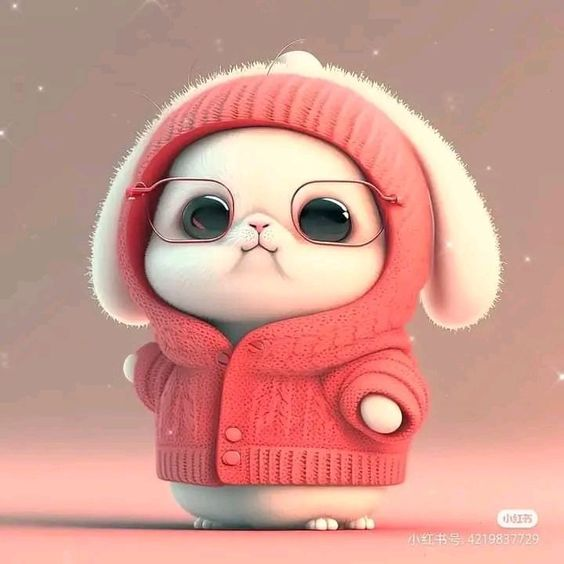
#> input picture comel.jpg, 564 x 564 px
$ python 'Selective Filtering.py'
#> lines starting #> are read from the running program, lines starting #| are printed output that depends on the picture
import cv2
import numpy as np
from matplotlib import pyplot as plt

# Load citra grayscale
img = cv2.imread('comel.jpg', cv2.IMREAD_GRAYSCALE)
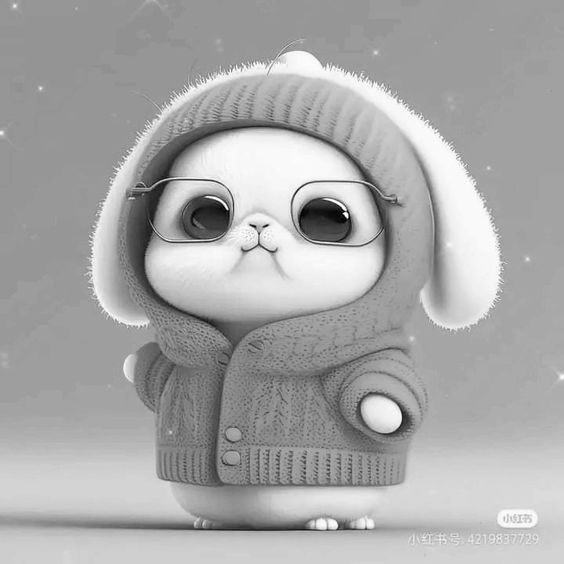
#> img: shape (564, 564); min 0, max 255, mean 168.3

# Transformasi Fourier 2D
f = np.fft.fft2(img)
fshift = np.fft.fftshift(f)

# Buat filter Butterworth Highpass
rows, cols = img.shape
#> rows = 564; cols = 564
crow, ccol = rows // 2, cols // 2
#> crow = 282; ccol = 282
D = 30  # radius
n = 4  # order
butterworth_highpass = np.zeros((rows, cols), np.float32)
for i in range(rows):
    for j in range(cols):
        dist = np.sqrt((i - crow)**2 + (j - ccol)**2)
        butterworth_highpass[i, j] = 1 / (1 + (D / dist)**(2*n))
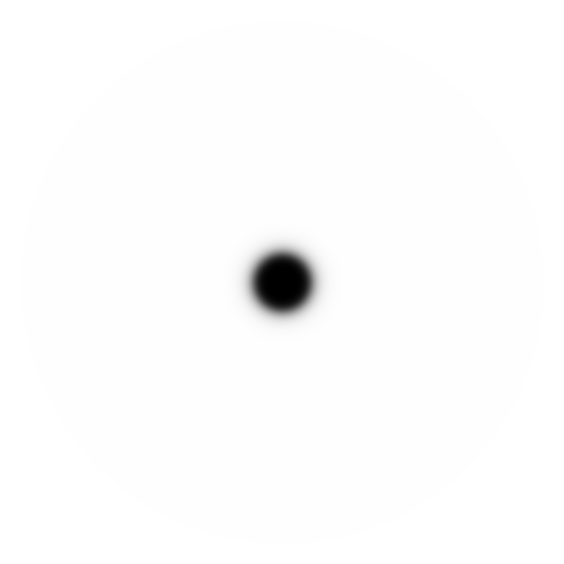
#> butterworth_highpass: shape (564, 564) float32; min 0, max 1, mean 0.99

# Buat mask untuk area tertentu
mask = np.zeros((rows, cols), np.uint8)
mask[crow-30:crow+30, ccol-30:ccol+30] = 1

# Gabungkan filter dengan mask
selective_filter = butterworth_highpass * mask

# Filter citra di domain frekuensi
fshift_filtered = fshift * selective_filter

# Transformasi Fourier terbalik
f_ishift = np.fft.ifftshift(fshift_filtered)
img_back = np.fft.ifft2(f_ishift)
img_back = np.real(img_back)
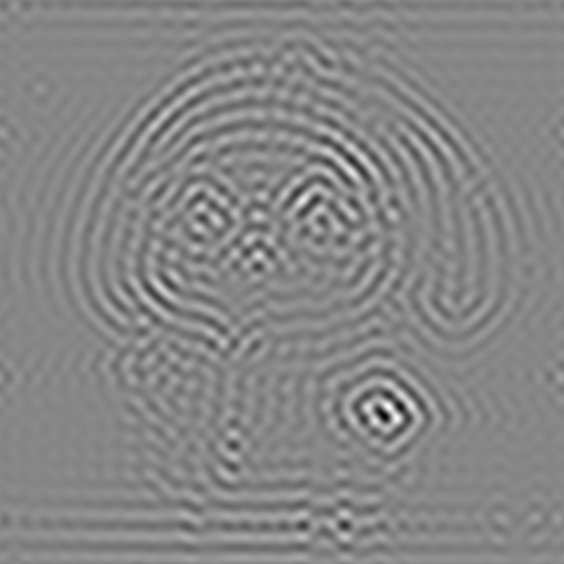
#> img_back: shape (564, 564) float64; min -25.82, max 23.09, mean 0; drawn with min black and max white

# Tampilkan citra asli dan hasil filter
plt.subplot(121), plt.imshow(img, cmap='gray')
plt.title('Citra asli'), plt.xticks([]), plt.yticks([])
plt.subplot(122), plt.imshow(img_back, cmap='gray')
plt.title('Selective Filtering'), plt.xticks([]), plt.yticks([])
plt.show()
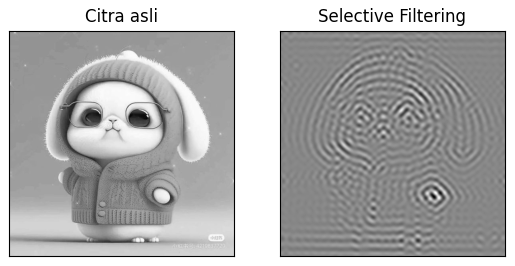
#> figure drawn by matplotlib, 2 panels
